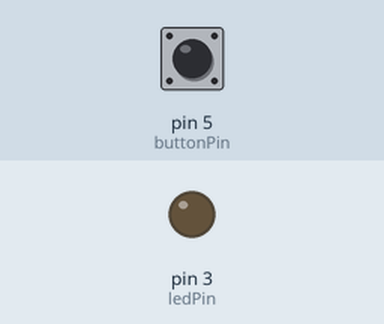
Recording of a sketch running on a simulated Arduino Uno, built with avr-gcc and run on an emulated ATmega328P. On the bench: output pins drawn as LEDs (lit = HIGH). Dashed ring = blinking. Inputs (shaded band) come from the test bench; at power-on: pin 5 (buttonPin) HIGH.

Above: at 1.2 s.
1.3 s: pin 5 (buttonPin) pulled LOW for 0.15 s
At 1.4 s:
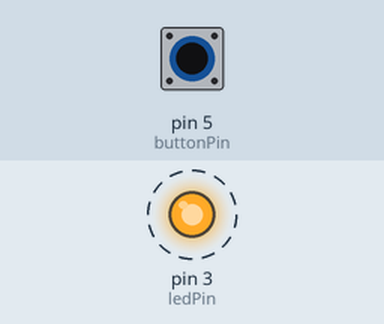
3.4 s: pin 5 (buttonPin) pulled LOW for 3.2 s
At 7.0 s:
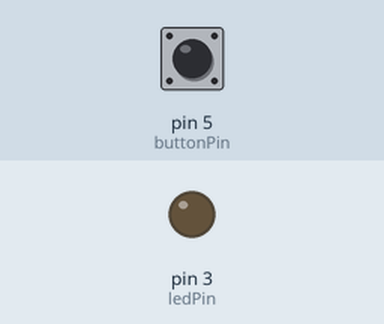
Timing chart, 0 to 8.5 s (numbered marks = the images above; inputs shaded):
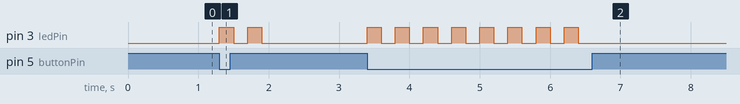

The sketch:

button_led.ino
```cpp
int ledPin = 3;
int buttonPin = 5;

void setup() {
  pinMode(ledPin, OUTPUT);
  pinMode(buttonPin, INPUT_PULLUP);

}

void loop() {
  // by default button is high in the configuration
  if (digitalRead(buttonPin) == LOW)
  {
    //blink twice on button down
    digitalWrite(ledPin, HIGH);
    delay(200);
    digitalWrite(ledPin, LOW);
    delay(200);
    digitalWrite(ledPin, HIGH);
    delay(200);
    digitalWrite(ledPin, LOW);
    delay(200);
  }
}
```

Measured:
- after the input at 1.3 s, pin 3 (ledPin): alternates HIGH for 0.20 s and LOW for 0.20 s, 4 changes in all, then stays LOW, starting at once
- after the input at 3.4 s, pin 3 (ledPin): alternates HIGH for 0.20 s and LOW for 0.20 s, 16 changes in all, then stays LOW, starting at once
